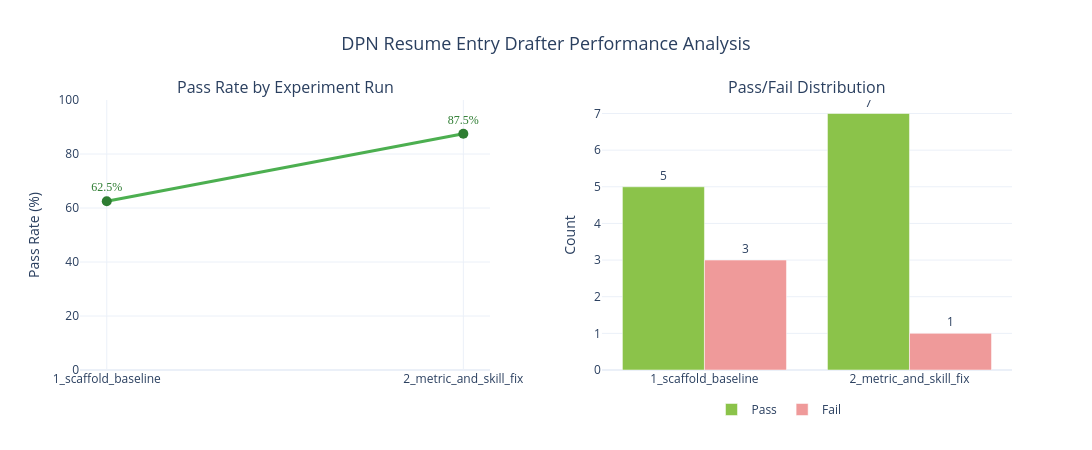

The code cell stored with this chart in its notebook:
### Code cell
# Visualization: Pass Rate Trend + Pass/Fail Distribution
fig = make_subplots(
    rows=1, cols=2,
    subplot_titles=("Pass Rate by Experiment Run", "Pass/Fail Distribution"),
    horizontal_spacing=0.12,
)

# Left panel: Pass rate trend line
fig.add_trace(
    go.Scatter(
        x=summary.index,
        y=summary["pass_rate"],
        mode="lines+markers+text",
        text=[f"{v}%" for v in summary["pass_rate"]],
        textposition="top center",
        textfont=dict(color="#2e7d32", size=12, family="Arial Black"),
        line=dict(color="#4caf50", width=3),
        marker=dict(size=10, color="#2e7d32"),
        showlegend=False,
    ),
    row=1, col=1,
)

# Right panel: Grouped bar chart
fig.add_trace(
    go.Bar(
        x=summary.index,
        y=summary["passed"],
        name="Pass",
        marker_color="#8bc34a",
        text=summary["passed"].astype(int),
        textposition="outside",
    ),
    row=1, col=2,
)
fig.add_trace(
    go.Bar(
        x=summary.index,
        y=summary["failed"],
        name="Fail",
        marker_color="#ef9a9a",
        text=summary["failed"].astype(int),
        textposition="outside",
    ),
    row=1, col=2,
)

fig.update_yaxes(title_text="Pass Rate (%)", range=[0, 100], row=1, col=1)
fig.update_yaxes(title_text="Count", row=1, col=2)
fig.update_layout(
    title_text=f"{DATASET_NAME.split('/')[-1]} Performance Analysis",
    title_x=0.5,
    title_font_size=18,
    barmode="group",
    height=450,
    width=1100,
    legend=dict(orientation="h", yanchor="bottom", y=-0.2, xanchor="center", x=0.75),
    template="plotly_white",
)
fig.show()

### Figure 1 — Plotly figure (JSON) as saved in the notebook; plotly's stock layout.template omitted (floating-point values rounded to 4 significant figures)
{"data": [{"line": {"color": "#4caf50", "width": 3}, "marker": {"color": "#2e7d32", "size": 10}, "mode": "lines+markers+text", "showlegend": false, "text": ["62.5%", "87.5%"], "textfont": {"color": "#2e7d32", "family": "Arial Black", "size": 12}, "textposition": "top center", "type": "scatter", "x": ["1_scaffold_baseline", "2_metric_and_skill_fix"], "xaxis": "x", "y": [62.5, 87.5], "yaxis": "y"}, {"marker": {"color": "#8bc34a"}, "name": "Pass", "text": [5.0, 7.0], "textposition": "outside", "type": "bar", "x": ["1_scaffold_baseline", "2_metric_and_skill_fix"], "xaxis": "x2", "y": [5, 7], "yaxis": "y2"}, {"marker": {"color": "#ef9a9a"}, "name": "Fail", "text": [3.0, 1.0], "textposition": "outside", "type": "bar", "x": ["1_scaffold_baseline", "2_metric_and_skill_fix"], "xaxis": "x2", "y": [3, 1], "yaxis": "y2"}], "layout": {"annotations": [{"font": {"size": 16}, "showarrow": false, "text": "Pass Rate by Experiment Run", "x": 0.22, "xanchor": "center", "xref": "paper", "y": 1, "yanchor": "bottom", "yref": "paper"}, {"font": {"size": 16}, "showarrow": false, "text": "Pass/Fail Distribution", "x": 0.78, "xanchor": "center", "xref": "paper", "y": 1, "yanchor": "bottom", "yref": "paper"}], "barmode": "group", "height": 450, "legend": {"orientation": "h", "x": 0.75, "xanchor": "center", "y": -0.2, "yanchor": "bottom"}, "title": {"font": {"size": 18}, "text": "DPN Resume Entry Drafter Performance Analysis", "x": 0.5}, "width": 1100, "xaxis": {"anchor": "y", "domain": [0, 0.44]}, "xaxis2": {"anchor": "y2", "domain": [0.56, 1]}, "yaxis": {"anchor": "x", "domain": [0, 1], "range": [0, 100], "title": {"text": "Pass Rate (%)"}}, "yaxis2": {"anchor": "x2", "domain": [0, 1], "title": {"text": "Count"}}}}
